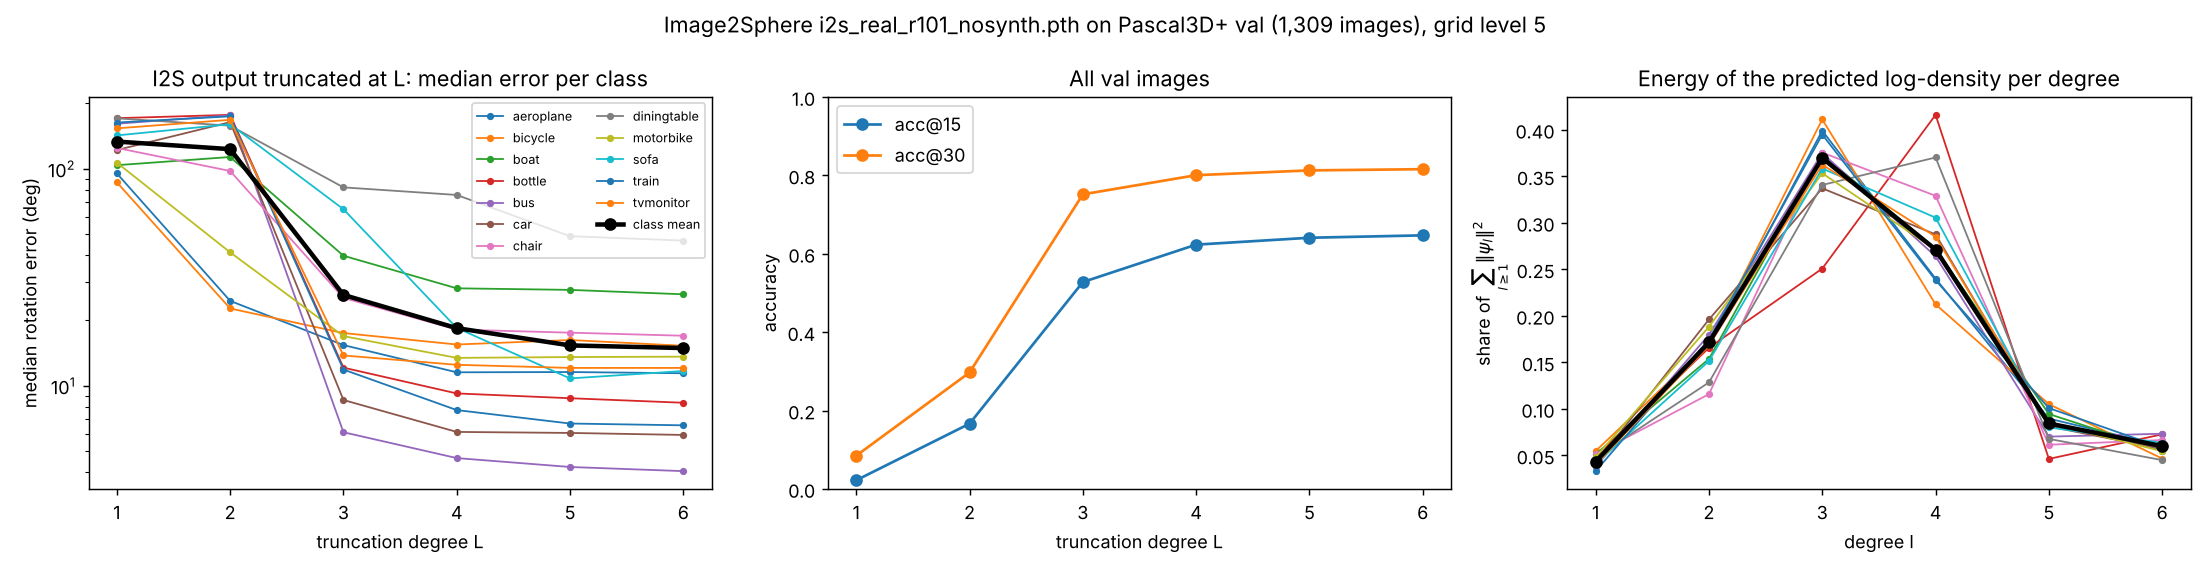

The script that saved this image:
"""Truncate a trained Image2Sphere (I2SReal) checkpoint's Wigner-D output at degree L and re-decode on Pascal3D+.

I2S predicts psi, the Wigner-D coefficients of the logit of its pose distribution, blocks l = 0..lmax:
log p(R | x) = sum_l <psi_l, sqrt(2l+1) D^l(R)> + const (models/i2s_real.py: grid_logits). This script

1. keeps only degrees <= L (psi_l = 0 above L) and decodes as I2S does, by the argmax over the SO(3) HEALPix grid,
   and reports the median rotation error, acc@15 and acc@30 per class and class-averaged for every L;
2. reports the energy per degree |psi_l|^2, which by the orthogonality of the Wigner-D functions on SO(3) is exactly
   the variance the degree-l part contributes to the predicted log-density (l = 0 is a constant).

Run from pose3d/:
    python -m probes.pascal_wigner_spectrum.i2s_truncation --checkpoint i2s.pth --val_cache pascal_val.pt \
        --labels pascal_labels.npz [--grid_level 5]
"""

import argparse
import json
import os

import numpy as np
import torch

from probes.pascal_wigner_spectrum.spectrum import CLASSES


def main():
    p = argparse.ArgumentParser()
    p.add_argument("--checkpoint", required=True)
    p.add_argument("--val_cache", required=True, help="pascal_val.pt of the RAM cache (imgs, targets)")
    p.add_argument("--labels", required=True, help="npz with val_cls (from spectrum.py's label extraction)")
    p.add_argument("--grid_level", type=int, default=5)
    p.add_argument("--batch_size", type=int, default=16)
    p.add_argument("--out", default=os.path.dirname(os.path.abspath(__file__)))
    args = p.parse_args()

    from e3nn import o3
    from image2sphere import so3_utils
    from pose3d.evaluate import build_model

    torch.set_grad_enabled(False)
    ckpt = torch.load(args.checkpoint, map_location="cpu", weights_only=False)
    model, saved = build_model(ckpt, torch.device("cpu"))
    model.eval()
    lmax = model.lmax
    cache = torch.load(args.val_cache, map_location="cpu", weights_only=False)
    imgs, gt = cache["imgs"], cache["targets"].double()
    cls = np.load(args.labels)["val_cls"]
    assert len(cls) == len(gt), (len(cls), len(gt))

    psi = []
    for i in range(0, len(imgs), args.batch_size):
        x = imgs[i:i + args.batch_size].float() / (255.0 if imgs.dtype == torch.uint8 else 1.0)
        psi.append(model(x).squeeze(1).double())
        print(f"  coefficients {min(i + args.batch_size, len(imgs))}/{len(imgs)}", flush=True)
    psi = torch.cat(psi)                                                          # (N, M)
    sizes = [(2 * l + 1) ** 2 for l in range(lmax + 1)]
    starts = np.cumsum([0] + sizes)
    energy = torch.stack([psi[:, starts[l]:starts[l + 1]].square().sum(1) for l in range(lmax + 1)], 1).numpy()

    a, b, g = so3_utils.so3_healpix_grid(rec_level=args.grid_level)
    grid = o3.angles_to_matrix(a, b, g).double()
    q = a.numel()
    print(f"grid level {args.grid_level}: {q} rotations", flush=True)
    err = np.zeros((lmax + 1, len(gt)))
    chunk_q = 262144
    best_val = torch.full((lmax + 1, len(gt)), -float("inf"), dtype=torch.float64)
    best_idx = torch.zeros((lmax + 1, len(gt)), dtype=torch.long)
    for j in range(0, q, chunk_q):
        wig = so3_utils.flat_wigner(lmax, a[j:j + chunk_q], b[j:j + chunk_q], g[j:j + chunk_q]).double()   # (Qc, M)
        cum = torch.zeros(len(gt), wig.shape[0], dtype=torch.float64)
        for l in range(lmax + 1):
            cum += psi[:, starts[l]:starts[l + 1]] @ wig[:, starts[l]:starts[l + 1]].T
            v, i = cum.max(1)
            better = v > best_val[l]
            best_val[l] = torch.where(better, v, best_val[l])
            best_idx[l] = torch.where(better, i + j, best_idx[l])
        print(f"  grid {min(j + chunk_q, q)}/{q}", flush=True)
    for l in range(lmax + 1):
        pred = grid[best_idx[l]]
        cos = ((pred.transpose(-1, -2) @ gt).diagonal(dim1=-2, dim2=-1).sum(-1) - 1) / 2
        err[l] = np.degrees(np.arccos(np.clip(cos.numpy(), -1, 1)))

    results = {"checkpoint": os.path.basename(args.checkpoint), "grid_level": args.grid_level, "lmax": lmax,
               "per_L": [], "energy_per_degree": {}}
    for L in range(lmax + 1):
        e = err[L]
        per_class = {CLASSES[c]: float(np.median(e[cls == c])) for c in range(len(CLASSES))}
        row = dict(L=L, median=float(np.median(e)), class_mean_median=float(np.mean(list(per_class.values()))),
                   acc15=float((e < 15).mean()), acc30=float((e < 30).mean()), per_class_median=per_class)
        results["per_L"].append(row)
        print(f"L <= {L}: median {row['median']:6.2f}  class-mean {row['class_mean_median']:6.2f}  "
              f"acc@15 {row['acc15']:.3f}  acc@30 {row['acc30']:.3f}", flush=True)
    for c, name in enumerate(CLASSES):
        m = energy[cls == c]
        results["energy_per_degree"][name] = (m.mean(0)).tolist()
    results["energy_per_degree"]["all"] = energy.mean(0).tolist()
    with open(os.path.join(args.out, "i2s_truncation.json"), "w") as f:
        json.dump(results, f)
    plot(results, args)


def plot(results, args):
    import matplotlib
    matplotlib.use("Agg")
    import matplotlib.pyplot as plt

    Ls = [r["L"] for r in results["per_L"]][1:]
    rows = results["per_L"][1:]
    fig, axes = plt.subplots(1, 3, figsize=(17, 4.4))
    ax = axes[0]
    for name in CLASSES:
        ax.plot(Ls, [r["per_class_median"][name] for r in rows], marker="o", ms=3, lw=1, label=name)
    ax.plot(Ls, [r["class_mean_median"] for r in rows], color="k", lw=2.5, marker="o", label="class mean")
    ax.set(xlabel="truncation degree L", ylabel="median rotation error (deg)", yscale="log", xticks=Ls,
           title="I2S output truncated at L: median error per class")
    ax.legend(fontsize=7, ncol=2)
    ax = axes[1]
    ax.plot(Ls, [r["acc15"] for r in rows], marker="o", label="acc@15")
    ax.plot(Ls, [r["acc30"] for r in rows], marker="o", label="acc@30")
    ax.set(xlabel="truncation degree L", ylabel="accuracy", xticks=Ls, ylim=(0, 1), title="All val images")
    ax.legend()
    ax = axes[2]
    lmax = results["lmax"]
    for name in CLASSES:
        e = np.array(results["energy_per_degree"][name][1:])
        ax.plot(range(1, lmax + 1), e / e.sum(), marker="o", ms=3, lw=1, label=name)
    e = np.array(results["energy_per_degree"]["all"][1:])
    ax.plot(range(1, lmax + 1), e / e.sum(), color="k", lw=2.5, marker="o", label="all")
    ax.set(xlabel="degree l", ylabel=r"share of $\sum_{l\geq1}\|\psi_l\|^2$", xticks=list(range(1, lmax + 1)),
           title="Energy of the predicted log-density per degree")
    fig.suptitle(f"Image2Sphere {results['checkpoint']} on Pascal3D+ val (1,309 images), grid level {results['grid_level']}")
    fig.tight_layout()
    fig.savefig(os.path.join(args.out, "i2s_truncation.png"), dpi=130)


if __name__ == "__main__":
    main()
